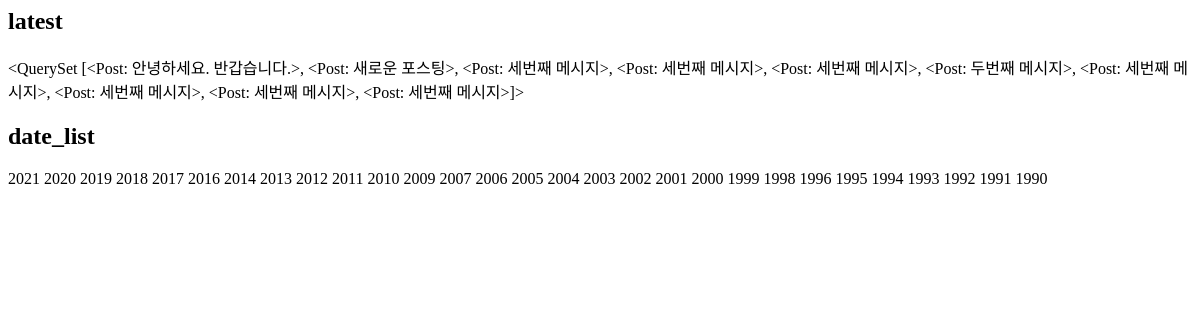
The page /k-instagram/archive/ on the database as committed earlier.
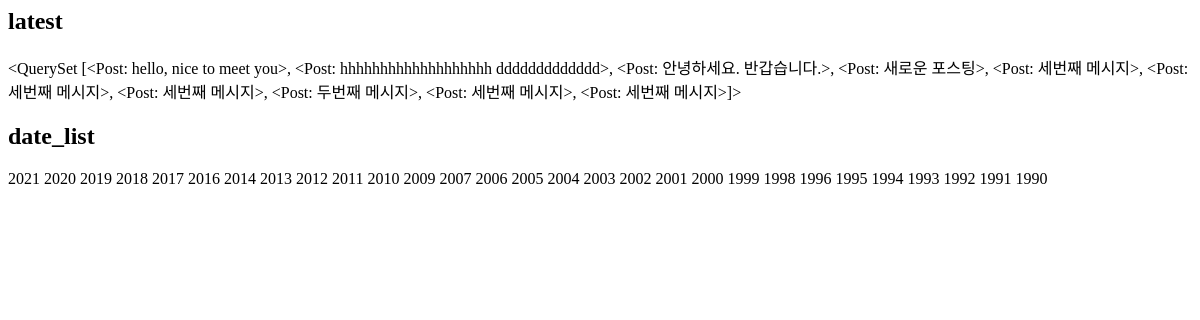
The same page on the database as committed later.
### instagram/models.py (models this page shows, shortened)
class Post(models.Model):
    author = models.ForeignKey(settings.AUTH_USER_MODEL, on_delete=models.CASCADE)
    message = models.TextField(
        validators=[MinLengthValidator(10)]
    )
    photo = models.ImageField(blank=True, upload_to='instagram/post/%Y/%m/%d')
    tag_set = models.ManyToManyField('Tag', blank=True)
    is_public = models.BooleanField(default=False, verbose_name='공개여부')
    created_at = models.DateTimeField(auto_now_add=True)
    updated_at = models.DateTimeField(auto_now=True)
    def __str__(self):
        return self.message
    class Meta:
        ordering = ['-id']

### instagram/templates/instagram/post_archive.html
<h2>latest</h2>
{{ latest }}
<h2>date_list</h2>
{% for date in date_list %}
    {{ date.year }}
{% endfor %}

Rows that differ between the two databases and show on the page:
no longer on this page (row unchanged): Post: message.message "<QuerySet [<Post: 안녕하세요. 반갑습니다.>, <Post: 새로운 포스팅>, <Post: 세번째 메시지>, <Post: 세번째 메시지>, <Post: 세번째 메시지>, <Post: 두번째 메시지>, <Post: 세번째 메시지>, <Post: 세번째 메시지>, <Post: 세번째 메시지>, <Post: 세번째 메시지>]>"
added Post: message.message "<QuerySet [<Post: hello, nice to meet you>, <Post: hhhhhhhhhhhhhhhhhhh ddddddddddddd>, <Post: 안녕하세요. 반갑습니다.>, <Post: 새로운 포스팅>, <Post: 세번째 메시지>, <Post: 세번째 메시지>, <Post: 세번째 메시지>, <Post: 두번째 메시지>, <Post: 세번째 메시지>, <Post: 세번째 메시지>]>"
